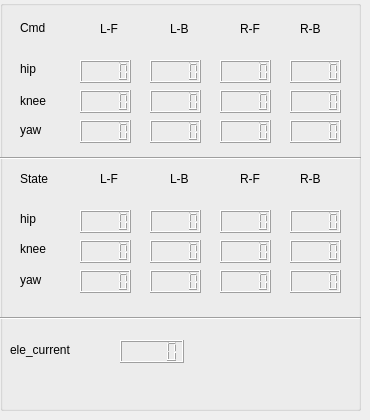
   <widget class="QWidget" name="tab_4">
    <attribute name="title">
     <string>Position</string>
    </attribute>
    <widget class="QGroupBox" name="groupBox_2">
     <property name="geometry">
      <rect>
       <x>0</x>
       <y>0</y>
       <width>361</width>
       <height>411</height>
      </rect>
     </property>
     <property name="title">
      <string/>
     </property>
     <widget class="QLabel" name="qlabel_lf_pos">
      <property name="geometry">
       <rect>
        <x>100</x>
        <y>20</y>
        <width>31</width>
        <height>17</height>
       </rect>
      </property>
      <property name="text">
       <string>L-F</string>
      </property>
     </widget>
     <widget class="QLabel" name="qlabel_lb_pos">
      <property name="geometry">
       <rect>
        <x>170</x>
        <y>20</y>
        <width>41</width>
        <height>17</height>
       </rect>
      </property>
      <property name="text">
       <string>L-B</string>
      </property>
     </widget>
     <widget class="QLabel" name="qlabel_rf_pos">
      <property name="geometry">
       <rect>
        <x>240</x>
        <y>20</y>
        <width>31</width>
        <height>17</height>
       </rect>
      </property>
      <property name="text">
       <string>R-F</string>
      </property>
     </widget>
     <widget class="QLabel" name="qlabel_rb_pos">
      <property name="geometry">
       <rect>
        <x>300</x>
        <y>20</y>
        <width>31</width>
        <height>17</height>
       </rect>
      </property>
      <property name="text">
       <string>R-B</string>
      </property>
     </widget>
     <widget class="QLabel" name="qlabel_lfh_pos">
      <property name="geometry">
       <rect>
        <x>20</x>
        <y>60</y>
        <width>31</width>
        <height>17</height>
       </rect>
      </property>
      <property name="text">
       <string>hip</string>
      </property>
     </widget>
     <widget class="QLabel" name="qlabel_rbh_pos">
      <property name="geometry">
       <rect>
        <x>20</x>
        <y>210</y>
        <width>31</width>
        <height>17</height>
       </rect>
      </property>
      <property name="text">
       <string>hip</string>
      </property>
     </widget>
     <widget class="QLabel" name="qlabel_lfk_pos">
      <property name="geometry">
       <rect>
        <x>20</x>
        <y>90</y>
        <width>41</width>
        <height>21</height>
       </rect>
      </property>
      <property name="text">
       <string>knee</string>
      </property>
     </widget>
     <widget class="QLabel" name="qlabel_rbk_pos">
      <property name="geometry">
       <rect>
        <x>20</x>
        <y>240</y>
        <width>41</width>
        <height>17</height>
       </rect>
      </property>
      <property name="text">
       <string>knee</string>
      </property>
     </widget>
     <widget class="QLabel" name="qlabel_motor_pos">
      <property name="geometry">
       <rect>
        <x>20</x>
        <y>20</y>
        <width>51</width>
        <height>16</height>
       </rect>
      </property>
      <property name="text">
       <string>Cmd</string>
      </property>
     </widget>
     <widget class="QLabel" name="qlabel_encorder_pos">
      <property name="geometry">
       <rect>
        <x>20</x>
        <y>170</y>
        <width>61</width>
        <height>17</height>
       </rect>
      </property>
      <property name="text">
       <string>State</string>
      </property>
     </widget>
     <widget class="QLCDNumber" name="lcdNumber_lfhm_pos">
      <property name="geometry">
       <rect>
        <x>80</x>
        <y>60</y>
        <width>51</width>
        <height>23</height>
       </rect>
      </property>
     </widget>
     <widget class="QLCDNumber" name="lcdNumber_lfkm_pos">
      <property name="geometry">
       <rect>
        <x>80</x>
        <y>90</y>
        <width>51</width>
        <height>23</height>
       </rect>
      </property>
     </widget>
     <widget class="QLCDNumber" name="lcdNumber_lbhm_pos">
      <property name="geometry">
       <rect>
        <x>150</x>
        <y>60</y>
        <width>51</width>
        <height>23</height>
       </rect>
      </property>
     </widget>
     <widget class="QLCDNumber" name="lcdNumber_lbkm_pos">
      <property name="geometry">
       <rect>
        <x>150</x>
        <y>90</y>
        <width>51</width>
        <height>23</height>
       </rect>
      </property>
     </widget>
     <widget class="QLCDNumber" name="lcdNumber_rfhm_pos">
      <property name="geometry">
       <rect>
        <x>220</x>
        <y>60</y>
        <width>51</width>
        <height>23</height>
       </rect>
      </property>
     </widget>
     <widget class="QLCDNumber" name="lcdNumber_rfkm_pos">
      <property name="geometry">
       <rect>
        <x>220</x>
        <y>90</y>
        <width>51</width>
        <height>23</height>
       </rect>
      </property>
     </widget>
     <widget class="QLCDNumber" name="lcdNumber_rbhm_pos">
      <property name="geometry">
       <rect>
        <x>290</x>
        <y>60</y>
        <width>51</width>
        <height>23</height>
       </rect>
      </property>
     </widget>
     <widget class="QLCDNumber" name="lcdNumber_rbkm_pos">
      <property name="geometry">
       <rect>
        <x>290</x>
        <y>90</y>
        <width>51</width>
        <height>23</height>
       </rect>
      </property>
     </widget>
     <widget class="QLCDNumber" name="lcdNumber_lfhe_pos">
      <property name="geometry">
       <rect>
        <x>80</x>
        <y>210</y>
        <width>51</width>
        <height>23</height>
       </rect>
      </property>
     </widget>
     <widget class="QLCDNumber" name="lcdNumber_lfke_pos">
      <property name="geometry">
       <rect>
        <x>80</x>
        <y>240</y>
        <width>51</width>
        <height>23</height>
       </rect>
      </property>
     </widget>
     <widget class="QLCDNumber" name="lcdNumber_lbhe_pos">
      <property name="geometry">
       <rect>
        <x>150</x>
        <y>210</y>
        <width>51</width>
        <height>23</height>
       </rect>
      </property>
     </widget>
     <widget class="QLCDNumber" name="lcdNumber_lbke_pos">
      <property name="geometry">
       <rect>
        <x>150</x>
        <y>240</y>
        <width>51</width>
        <height>23</height>
       </rect>
      </property>
     </widget>
     <widget class="QLCDNumber" name="lcdNumber_rfhe_pos">
      <property name="geometry">
       <rect>
        <x>220</x>
        <y>210</y>
        <width>51</width>
        <height>23</height>
       </rect>
      </property>
     </widget>
     <widget class="QLCDNumber" name="lcdNumber_rfke_pos">
      <property name="geometry">
       <rect>
        <x>220</x>
        <y>240</y>
        <width>51</width>
        <height>23</height>
       </rect>
      </property>
     </widget>
     <widget class="QLCDNumber" name="lcdNumber_rbhe_pos">
      <property name="geometry">
       <rect>
        <x>290</x>
        <y>210</y>
        <width>51</width>
        <height>23</height>
       </rect>
      </property>
     </widget>
     <widget class="QLCDNumber" name="lcdNumber_rbke_pos">
      <property name="geometry">
       <rect>
        <x>290</x>
        <y>240</y>
        <width>51</width>
        <height>23</height>
       </rect>
      </property>
     </widget>
     <widget class="QLabel" name="label">
      <property name="geometry">
       <rect>
        <x>20</x>
        <y>120</y>
        <width>31</width>
        <height>20</height>
       </rect>
      </property>
      <property name="text">
       <string>yaw</string>
      </property>
     </widget>
     <widget class="QLabel" name="label_2">
      <property name="geometry">
       <rect>
        <x>20</x>
        <y>270</y>
        <width>41</width>
        <height>20</height>
       </rect>
      </property>
      <property name="text">
       <string>yaw</string>
      </property>
     </widget>
     <widget class="QLabel" name="qlabel_lf_pos_2">
      <property name="geometry">
       <rect>
        <x>100</x>
        <y>170</y>
        <width>31</width>
        <height>17</height>
       </rect>
      </property>
      <property name="text">
       <string>L-F</string>
      </property>
     </widget>
     <widget class="QLabel" name="qlabel_lb_pos_2">
      <property name="geometry">
       <rect>
        <x>170</x>
        <y>170</y>
        <width>41</width>
        <height>17</height>
       </rect>
      </property>
      <property name="text">
       <string>L-B</string>
      </property>
     </widget>
     <widget class="QLabel" name="qlabel_rf_pos_2">
      <property name="geometry">
       <rect>
        <x>240</x>
        <y>170</y>
        <width>31</width>
        <height>17</height>
       </rect>
      </property>
      <property name="text">
       <string>R-F</string>
      </property>
     </widget>
     <widget class="QLCDNumber" name="lcdNumber_lfym_pos">
      <property name="geometry">
       <rect>
        <x>80</x>
        <y>120</y>
        <width>51</width>
        <height>23</height>
       </rect>
      </property>
     </widget>
     <widget class="QLCDNumber" name="lcdNumber_lbym_pos">
      <property name="geometry">
       <rect>
        <x>150</x>
        <y>120</y>
        <width>51</width>
        <height>23</height>
       </rect>
      </property>
     </widget>
     <widget class="QLCDNumber" name="lcdNumber_rfym_pos">
      <property name="geometry">
       <rect>
        <x>220</x>
        <y>120</y>
        <width>51</width>
        <height>23</height>
       </rect>
      </property>
     </widget>
     <widget class="QLCDNumber" name="lcdNumber_rbym_pos">
      <property name="geometry">
       <rect>
        <x>290</x>
        <y>120</y>
        <width>51</width>
        <height>23</height>
       </rect>
      </property>
     </widget>
     <widget class="QLabel" name="qlabel_rb_pos_2">
      <property name="geometry">
       <rect>
        <x>300</x>
        <y>170</y>
        <width>31</width>
        <height>17</height>
       </rect>
      </property>
      <property name="text">
       <string>R-B</string>
      </property>
     </widget>
     <widget class="QLCDNumber" name="lcdNumber_lfye_pos">
      <property name="geometry">
       <rect>
        <x>80</x>
        <y>270</y>
        <width>51</width>
        <height>23</height>
       </rect>
      </property>
     </widget>
     <widget class="QLCDNumber" name="lcdNumber_lbye_pos">
      <property name="geometry">
       <rect>
        <x>150</x>
        <y>270</y>
        <width>51</width>
        <height>23</height>
       </rect>
      </property>
     </widget>
     <widget class="QLCDNumber" name="lcdNumber_rfye_pos">
      <property name="geometry">
       <rect>
        <x>220</x>
        <y>270</y>
        <width>51</width>
        <height>23</height>
       </rect>
      </property>
     </widget>
     <widget class="QLCDNumber" name="lcdNumber_rbye_pos">
      <property name="geometry">
       <rect>
        <x>290</x>
        <y>270</y>
        <width>51</width>
        <height>23</height>
       </rect>
      </property>
     </widget>
     <widget class="Line" name="line">
      <property name="geometry">
       <rect>
        <x>0</x>
        <y>150</y>
        <width>361</width>
        <height>16</height>
       </rect>
      </property>
      <property name="orientation">
       <enum>Qt::Horizontal</enum>
      </property>
     </widget>
     <widget class="Line" name="line_2">
      <property name="geometry">
       <rect>
        <x>0</x>
        <y>310</y>
        <width>361</width>
        <height>16</height>
       </rect>
      </property>
      <property name="orientation">
       <enum>Qt::Horizontal</enum>
      </property>
     </widget>
     <widget class="QLabel" name="label_3">
      <property name="geometry">
       <rect>
        <x>10</x>
        <y>340</y>
        <width>101</width>
        <height>20</height>
       </rect>
      </property>
      <property name="text">
       <string>ele_current</string>
      </property>
     </widget>
     <widget class="QLCDNumber" name="lcdNumber_cur">
      <property name="geometry">
       <rect>
        <x>120</x>
        <y>340</y>
        <width>64</width>
        <height>23</height>
       </rect>
      </property>
     </widget>
    </widget>
   </widget>
